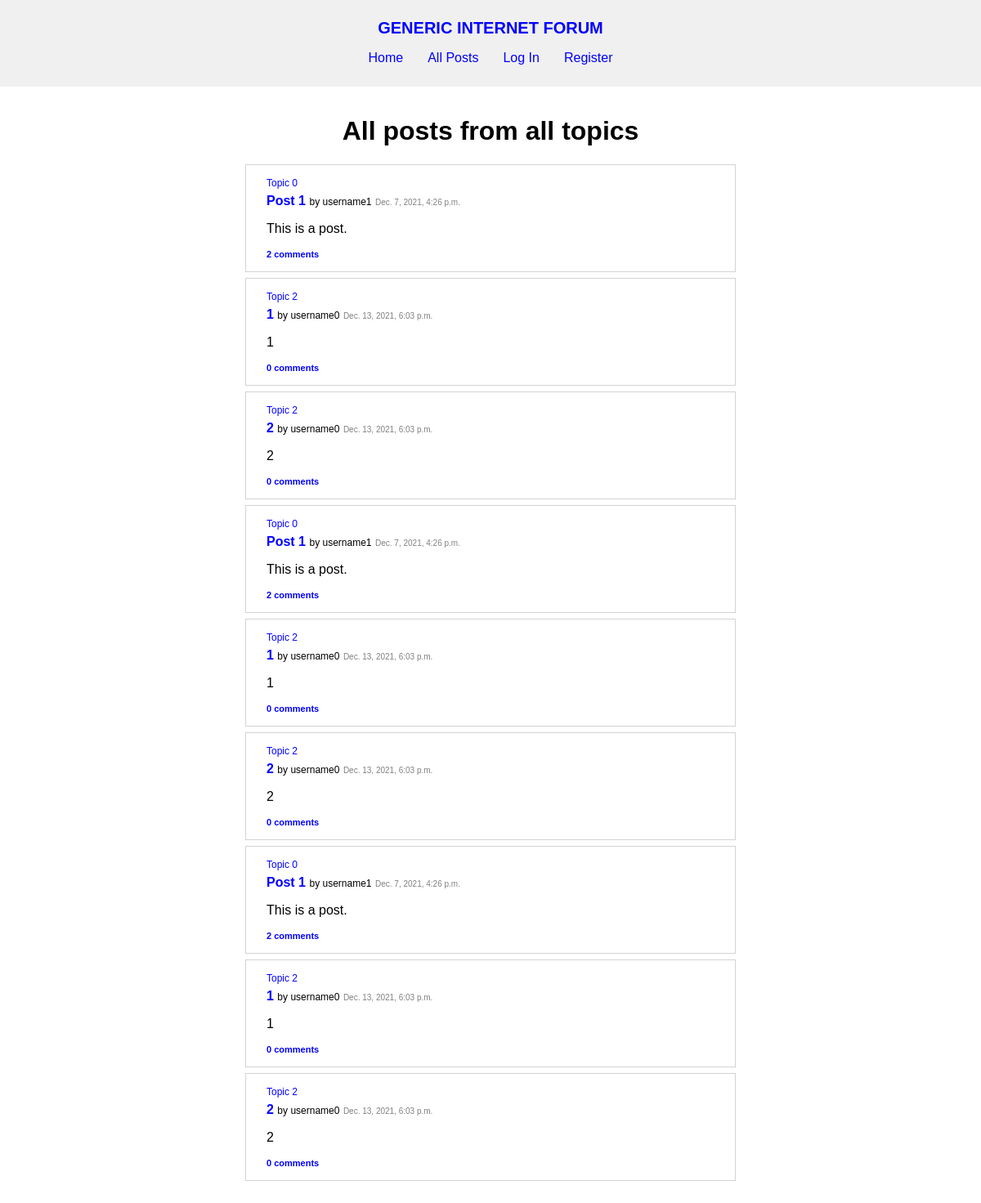
Page /all-posts on the committed database.
### forum/models.py (models this page shows, shortened)
class Topic(models.Model):
    creator = models.ForeignKey(
        User, on_delete=models.CASCADE, related_name="topics")
    name = models.TextField(max_length=120, unique=True)
    description = models.TextField(max_length=1000)
    timestamp = models.DateTimeField(auto_now_add=True)

class Post(models.Model):
    topic = models.ForeignKey(
        Topic, on_delete=models.CASCADE, related_name="posts")
    author = models.ForeignKey(
        User, on_delete=models.CASCADE, related_name="posts")
    title = models.TextField(max_length=120)
    content = models.TextField(max_length=5000)
    timestamp = models.DateTimeField(auto_now_add=True)

class User(AbstractUser):
    pass

### forum/views.py (the view)
# urls.py: path("all-posts", views.all_posts, name="all_posts"),
def all_posts(request):
    all_posts = Post.objects.all()
    posts = parse_posts(all_posts, request.user)
    return render(request, "forum/all-posts.html", {
        "posts": posts
    })

### forum/util.py (called while the page is built)
def parse_posts(all_posts, user):
    posts = []
    for post in all_posts:
        liked = False
        posts.append({
            "id": post.id,
            "topic": post.topic,
            "author": post.author,
            "title": post.title,
            "content": post.content,
            "timestamp": post.timestamp,
            "comments": post.comments.all(),
            "comment_number": len(post.comments.all())
        })
    return posts

### forum/templates/forum/all-posts.html (shortened to what this page needs)
{% extends "forum/layout.html" %}
{% load static %}
{% block css %}
    <link href="{% static 'forum/posts.css' %}" rel="stylesheet">
{% endblock %}
{% block body %}
    {% if posts %}
        <div id="topics">
            <h1>All posts from all topics</h1>
            <ul>
                {% for post in posts %}
                    {% include "forum/posts.html" %}
                {% endfor %}
            </ul>
        </div>
    {% else %}
        <p><b>No posts</b> yet.</p>
    {% endif %}
{% endblock %}

### forum/templates/forum/posts.html (shortened to what this page needs)
{% block posts %}
    <ul>
        {% for post in posts %}
            <li class="post" id="post-{{ post.id }}">
                {% if not topic %}
                    <a class="topic-name" href="{% url 'topic' post.topic.name %}">{{ post.topic.name }}</a>
                {% endif %}
                <a class="post-title" href="{% url 'post' post.id %}">{{ post.title }}</a> <span class="post-by">by <a class="username" href="{% url 'profile' post.author.username %}">{{ post.author.username }}</a></span> <span class="timestamp">{{ post.timestamp }}</span>
                <p class="post-content">{{ post.content }}</p>
                <div>
                    <a class="comment-number" href="{% url 'post' post.id %}">{{ post.comment_number }} comment{% if post.comment_number != 1 %}s{% endif %}</a>
                </div>
            </li>
        {% endfor %}
    </ul>
{% endblock %}

### forum/static/forum/layout.css (style rules this page uses)
body { margin: 0; font-family: sans-serif; }
h1, h2, h3 { text-align: center; }
ul { list-style: none; padding: 0; }
a { text-decoration: none; color: blue; }

### forum/static/forum/posts.css (style rules this page uses)
.post { text-align: start; border: 1px solid lightgray; padding: 15px 25px; max-width: 550px; margin: 7px auto; }
.post div { display: flex; align-items: baseline; justify-content: space-between; }
.post-content { white-space: pre; }
.topic-name { display: block; font-size: 12px; text-decoration: none; padding-bottom: 6px; }
.post-title { font-weight: bold; }
.post-by { font-size: 12px; }
.username { color: black; text-decoration: none; }
.comment-number { font-size: 11px; font-weight: bold; }
.timestamp { font-size: 10px; color: gray; }

### rows in the picture
Topic: topic.name "Topic 0", title "Post 1", author.username "username1", timestamp "Dec. 7, 2021, 4:26 p.m.", content "This is a post.", comment_number "2"
Topic: topic.name "Topic 2", title "1", author.username "username0", timestamp "Dec. 13, 2021, 6:03 p.m.", content "1", comment_number "0", title "2", content "2"
